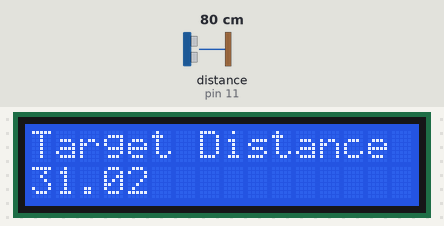
Recording of a sketch running on a simulated Arduino Uno, built with avr-gcc and run on an emulated ATmega328P. On the bench: 16×2 character LCD. Inputs (shaded band) come from the test bench; at power-on: distance to the obstacle (sensor on pin 11) 80 cm. The echo pulse lasts 58.3 µs per cm; what the sketch prints to the serial monitor is not drawn.

Above: at 1.2 s.
1.3 s: distance to the obstacle (sensor on pin 11) set to 2 cm
At 2.5 s:
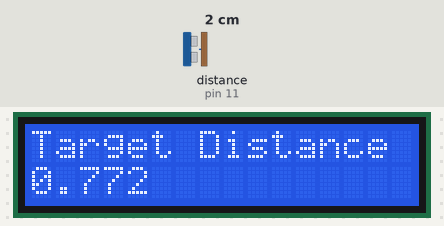
2.8 s: distance to the obstacle (sensor on pin 11) set to 35 cm
At 4.0 s:
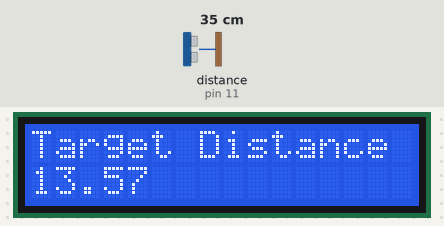
4.3 s: distance to the obstacle (sensor on pin 11) set to 4 cm
At 5.1 s:
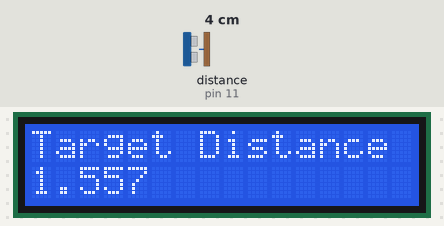
5.8 s: distance to the obstacle (sensor on pin 11) set to 60 cm
At 6.4 s:
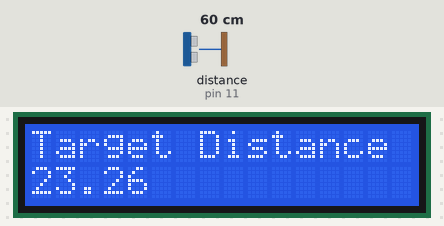
Timing chart, 0 to 8.3 s (numbered marks = the images above; inputs shaded):
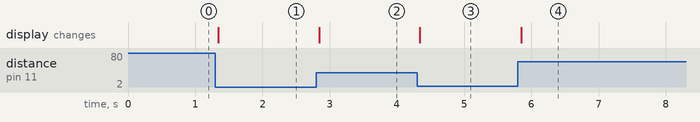

The sketch:

sketch_jan14a.ino
```cpp
#include <LiquidCrystal.h>
int rs = 7;
int en = 8;
int d4 = 9;
int d5 = 10;
int d6 = 11;
int d7 = 12;
LiquidCrystal lcd(rs, en, d4, d5, d6, d7);

int trigPin = 12;
int echoPin = 11;
int dt = 25;

long pingTravelTime;
float distanceToTarget;

void setup() {
  lcd.begin(16, 12);
  pinMode(trigPin, OUTPUT);
  pinMode(echoPin, INPUT);
  Serial.begin(9600);
}

void loop() {
  // Send trigger pulse
  digitalWrite(trigPin, LOW);
  delayMicroseconds(2);
  digitalWrite(trigPin, HIGH);
  delayMicroseconds(10);
  digitalWrite(trigPin, LOW);

  // Read echo time in microseconds
  pingTravelTime = pulseIn(echoPin, HIGH);

  // Convert time to distance (inches)
  // distance = (time * speed of sound) / 2
  distanceToTarget = (pingTravelTime * 0.0133) / 2;

  Serial.print("Distance to Target is: ");
  Serial.println(distanceToTarget);
  Serial.println(" inches");
  lcd.setCursor(0, 0);
  lcd.print("Target Distance");
  lcd.setCursor(0, 1);
  lcd.print(distanceToTarget);

  // Serial.print(0);
  // Serial.print(",");
  // Serial.print(distanceToTarget);
  // Serial.print(",");
  // Serial.println(10);


  delay(dt);
}
```

Measured:
- after the input at 1.3 s, the display: changes at once (image 1)
- after the input at 2.8 s, the display: changes at once (image 2)
- after the input at 4.3 s, the display: changes at once (image 3)
- after the input at 5.8 s, the display: changes after 0.05 s (image 4)
